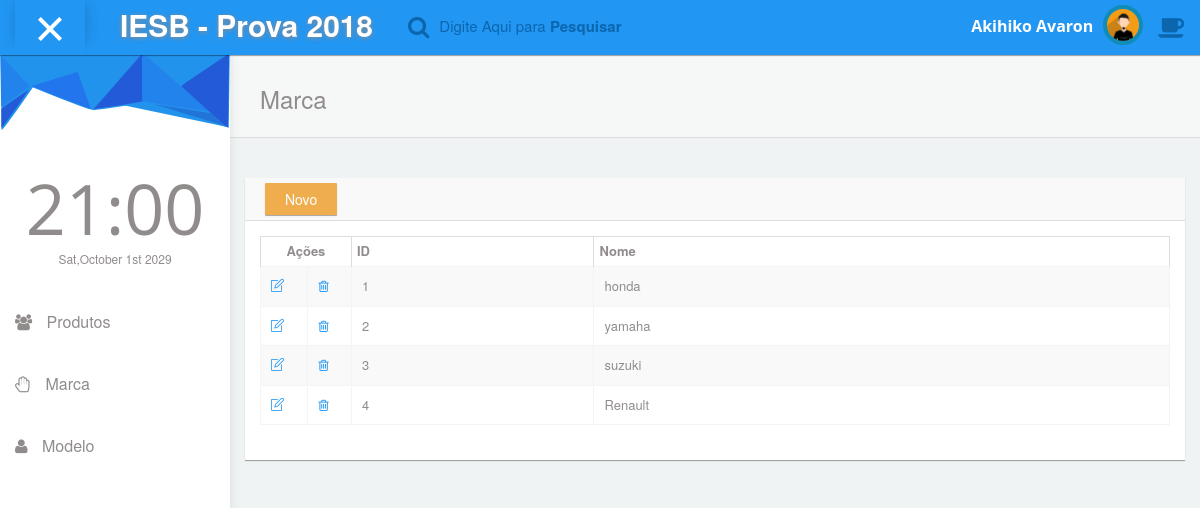
/Marca/index.php, run on the app's committed database.
### tables this page shows
CREATE TABLE `marca` (
  `id_marca` int(11) NOT NULL AUTO_INCREMENT,
  `nome` varchar(45) NOT NULL,
  PRIMARY KEY (`id_marca`)
);

### Marca/Marca.php (called while the page is built, shortened)
<?php
include_once '../Conexao.php';
class Marca
{
    public function recuperarDados()
    {
        $conexao = new Conexao();
        $sql = "select * from marca order by id_marca";
        return $conexao->recuperarDados($sql);
    }
}

### Conexao.php (called while the page is built, shortened)
<?php
class Conexao {
	protected $conexao;
	public function conectar()
	{
		$this->conexao = new PDO('mysql:host=localhost;dbname=revisao;charset=utf8', 'root', '');
	}
	public function desconectar()
	{
		$this->conexao = null;
	}
	public function recuperarDados($sql)
	{
        $retorno = $this->conexao->query($sql)->fetchAll(PDO::FETCH_ASSOC);
		return $retorno;
	}
}

### Marca/index.php (the view)
<?php
include_once 'Marca.php';
$marca = new Marca();
$amarca = $marca->recuperarDados();
include_once '../cabecalho.php';
?>
    <div class="panel box-shadow-none content-header">
        <div class="panel-body">
            <div class="col-md-12">
                <h3 class="animated fadeInLeft">Marca</h3>
            </div>
        </div>
    </div>
    <div class="col-md-12 top-20 padding-0">
        <div class="col-md-12">
            <div class="panel">
                <div class="panel-heading">
                    <a class="btn btn-warning" href="formulario.php">Novo</a>
                </div>
                <div class="panel-body">
                    <div class="responsive-table">
                        <table id="datatables-example"
                               class="table table-bordered table-hover table-striped table-condensed">
                            <thead>
                            <tr>
                                <th colspan="2" width="10%" style="text-align: center">Ações</th>
                                <th>ID</th>
                                <th>Nome</th>
                            </tr>
                            </thead>
                            <tbody>
                            <?php foreach ($amarca as $marca) {
                                echo "
                                    <tr>
                                        <td>
                                            <a href='formulario.php?id_marca={$marca['id_marca']}'><span class='icons icon-note'></span></a>
                                        </td>
                                        <td>
                                            <a href='processamento.php?acao=excluir&id_marca={$marca['id_marca']}'><span class='fa fa-trash-o'></span></a>
                                        </td>
                                        <td>{$marca['id_marca']}</td>
                                        <td>{$marca['nome']}</td>
                                    </tr>
                                ";
                            } ?>
                            </tbody>
                        </table>
                    </div>
                </div>
            </div>
        </div>
    </div>
<?php
include_once '../rodape.php';

### data on the page
marca: id_marca "1", nome "honda"
marca: id_marca "2", nome "yamaha"
marca: id_marca "3", nome "suzuki"
marca: id_marca "4", nome "Renault"
